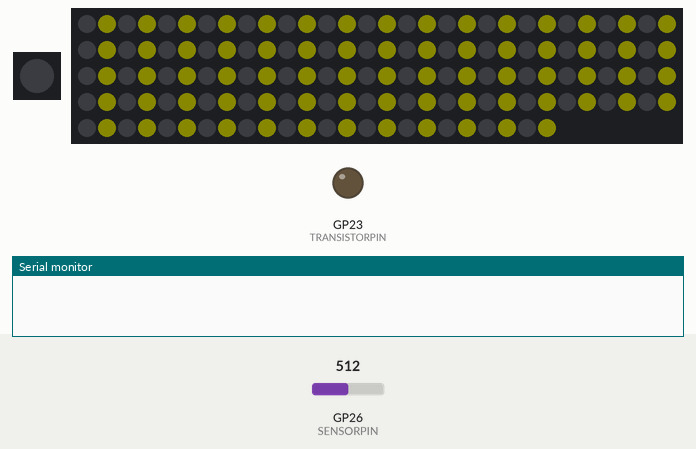
Simulated run of this sketch. Board: Raspberry Pi Pico. On the bench: 1 RGB LEDs in strip order, left to right, 144 RGB LEDs in strip order, left to right, continuing on the next row, output pins drawn as LEDs (lit = HIGH), the last lines printed to the serial monitor. Inputs (shaded band) come from the test bench; at power-on: GP26 (SENSORPIN) = 512. Dim RGB values are drawn brighter than linear.

Above: at 1.01 s.
1.7 s: GP26 (SENSORPIN) set to 459
5.4 s: GP26 (SENSORPIN) set to 432
At 5.88 s:
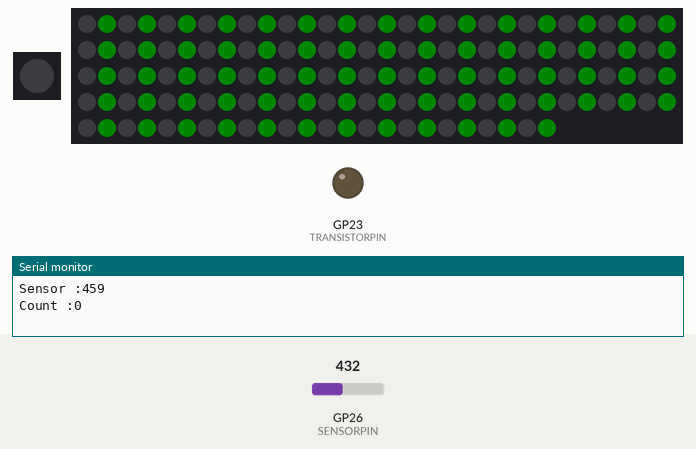
8.3 s: GP26 (SENSORPIN) set to 369
10.1 s: GP26 (SENSORPIN) set to 340
At 10.74 s:
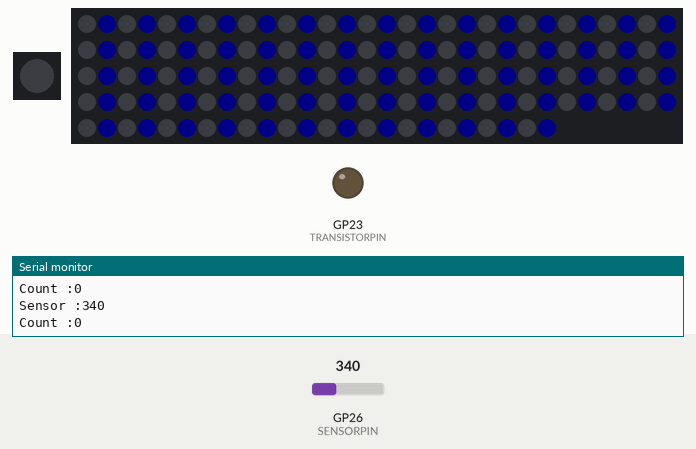
13.2 s: GP26 (SENSORPIN) set to 610
At 13.98 s:
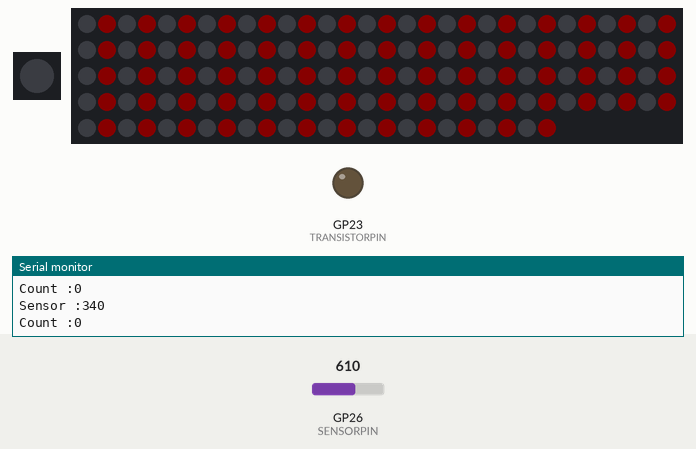
16.4 s: GP26 (SENSORPIN) set to 582
At 17.62 s:
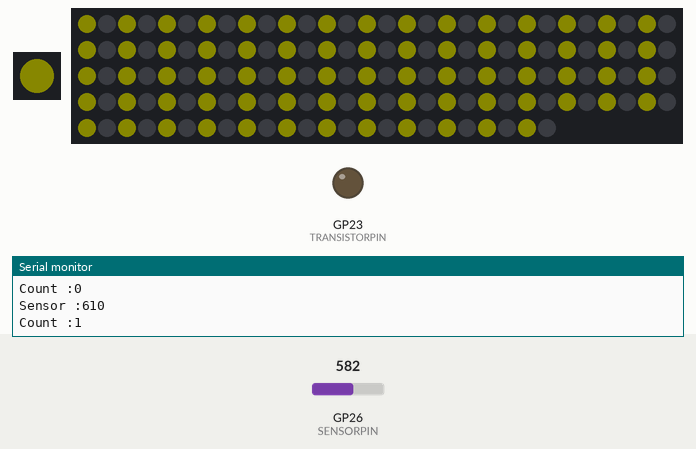
Timing chart, 0 to 21.1 s (numbered marks = the images above; inputs shaded):
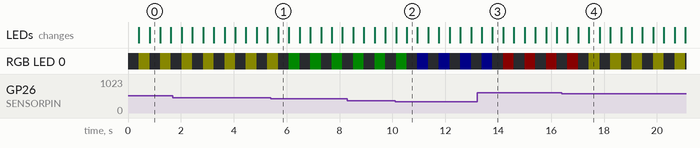

Measured:
- the behaviour switches between 451 and 450 on GP26 (SENSORPIN) (found by bisection; images 0 and 1)
- the behaviour switches between 351 and 350 on GP26 (SENSORPIN) (found by bisection; images 1 and 2)
- the behaviour switches between 601 and 600 on GP26 (SENSORPIN) (found by bisection; images 3 and 4)
- after the input at 5.4 s, the LEDs: change after 0.28 s (image 1)
- after the input at 10.1 s, the LEDs: first differ from a run without the input after 0.44 s (image 2)
- after the input at 13.2 s, the LEDs: first differ from a run without the input after 0.58 s (image 3)
- after the input at 16.4 s, the LEDs: first differ from a run without the input after 0.62 s (image 4 shows a later state)

The sketch:

main.ino
```cpp
/*-----------------------------------------------------

  StrawberryPi-Pico
  by STRAWBERRY FARM<<１５>>
  V0.1.1-202501

  Capacitive Soil Moisture Sensor v1.2
    dry : 685
     ↓  RED & Watering
    Level1 : 600  YELLOW_THRESHOLD SENSOR_THRESHOLD
     ↓  YELLOW
    Level2 : 450  GREEN_THRESHOLD
     ↓  GREEN
    Level3 : 350  BLUE_THRESHOLD
     ↓  BLUE
    wet : 320

-----------------------------------------------------*/


#include <Adafruit_NeoPixel.h>

#define ONBOARD_NP_PIN 25
#define LINE_NP_PIN 24
#define NUMPIXELS 144
#define SENSORPIN A0
#define TRANSISTORPIN 23

#define SENSOR_THRESHOLD 600    // センサーの閾値
#define COUNT_THRESHOLD 12      // センサー閾値以下の回数の閾値 12
#define SENSOR_INTERVAL 5000    // センサー読み取りの間隔（ミリ秒）
#define PUMP_ON_DURATION 59000  // ポンプをONにする時間（ミリ秒）60000

#define BLUE_THRESHOLD 350    // 青色にする閾値
#define GREEN_THRESHOLD 450   // 緑色にする閾値
#define YELLOW_THRESHOLD 600  // 黄色にする閾値

Adafruit_NeoPixel pixel0(1, ONBOARD_NP_PIN, NEO_GRB + NEO_KHZ800);
Adafruit_NeoPixel pixels(NUMPIXELS, LINE_NP_PIN, NEO_GRB + NEO_KHZ800);

int count = 0;
unsigned long previousMillis = 0;
bool pumpState = false;
unsigned long pumpOnTime = 0;

void setup() {
  Serial.begin(9600);  // シリアル通信の初期化
  pixel0.begin();
  pixel0.setBrightness(50);
  pixels.begin();
  pixels.setBrightness(50);
  pinMode(TRANSISTORPIN, OUTPUT);
  digitalWrite(TRANSISTORPIN, LOW);
}

void checkPump(int sensorValue) {
  // ポンプの動作判定関数　一定時間ごとにセンサー値を確認、一定回数閾値を下回った場合、一定時間ポンプON

  unsigned long currentMillis = millis();

  // SENSOR_INTERVAL(ミリ秒)経過するごとにセンサー値を記録
  if (currentMillis - previousMillis > SENSOR_INTERVAL) {
    previousMillis = currentMillis;
    Serial.print("Sensor :");
    Serial.println(sensorValue);

    // 一定回数連続でセンサー閾値を上回ったときにcount++  (ノイズスパイク対策)
    if (sensorValue > SENSOR_THRESHOLD) {
      count++;
      Serial.print("Count :");
      Serial.println(count);
    } else {
      count = 0;
      Serial.print("Count :");
      Serial.println(count);
    }

    // ポンプステータスがOFFかつカウント閾値に達した場合、ポンプON
    if (count == COUNT_THRESHOLD && !pumpState) {
      pumpState = true;
      pumpOnTime = currentMillis;
      Serial.println("Pump ON---------------------------------------------");
      digitalWrite(TRANSISTORPIN, HIGH);
      count = 0;
    }
  }

  if (pumpState) {
    pixel0.setPixelColor(0, pixel0.Color(50, 50, 50));
    pixel0.show();
    delay(100);
  }

  // ポンプステータスがONかつポンプをONにする時間に達した場合、ポンプOFF
  if (pumpState && currentMillis - pumpOnTime > PUMP_ON_DURATION) {
    pumpState = false;
    Serial.println("Pump OFF--------------------------------------------");
    digitalWrite(TRANSISTORPIN, LOW);
    count = 0;
  }
}


void loop() {
  int sensorValue = analogRead(SENSORPIN);  // 土壌センサーの値を取得
  checkPump(sensorValue);                   // ポンプの動作判定

  pixel0.setPixelColor(0, pixel0.Color(0, 0, 0));
  for (int i = 0; i < NUMPIXELS; i++) {
    if (i % 2 == 0) {  // 偶数のピクセルはオフ
      pixels.setPixelColor(i, pixels.Color(0, 0, 0));
    } else {  // 奇数のピクセルは点灯 センサー値に応じて色を変更
      if (sensorValue <= BLUE_THRESHOLD) {
        pixels.setPixelColor(i, pixels.Color(0, 0, 50));
      } else if (sensorValue <= GREEN_THRESHOLD) {
        pixels.setPixelColor(i, pixels.Color(0, 50, 0));
      } else if (sensorValue <= YELLOW_THRESHOLD) {
        pixels.setPixelColor(i, pixels.Color(50, 50, 0));
      } else {
        pixels.setPixelColor(i, pixels.Color(50, 0, 0));
      }
    }
  }

  pixel0.show();
  pixels.show();  // NeoPixelの変更を一斉に適用
  delay(400);

  checkPump(sensorValue);  // ポンプの動作判定

  if (sensorValue <= BLUE_THRESHOLD) {
    pixel0.setPixelColor(0, pixel0.Color(0, 0, 50));
  } else if (sensorValue <= GREEN_THRESHOLD) {
    pixel0.setPixelColor(0, pixel0.Color(0, 50, 0));
  } else if (sensorValue <= YELLOW_THRESHOLD) {
    pixel0.setPixelColor(0, pixel0.Color(50, 50, 0));
  } else {
    pixel0.setPixelColor(0, pixel0.Color(50, 0, 0));
  }
  for (int i = 0; i < NUMPIXELS; i++) {
    if (i % 2 == 0) {  // 偶数のピクセルは点灯 センサー値に応じて色を変更
      if (sensorValue <= BLUE_THRESHOLD) {
        pixels.setPixelColor(i, pixels.Color(0, 0, 50));
      } else if (sensorValue <= GREEN_THRESHOLD) {
        pixels.setPixelColor(i, pixels.Color(0, 50, 0));
      } else if (sensorValue <= YELLOW_THRESHOLD) {
        pixels.setPixelColor(i, pixels.Color(50, 50, 0));
      } else {
        pixels.setPixelColor(i, pixels.Color(50, 0, 0));
      }
    } else {  // 奇数のピクセルはオフ
      pixels.setPixelColor(i, pixels.Color(0, 0, 0));
    }
  }

  pixel0.show();
  pixels.show();  // NeoPixelの変更を一斉に適用
  delay(400);
}
```
